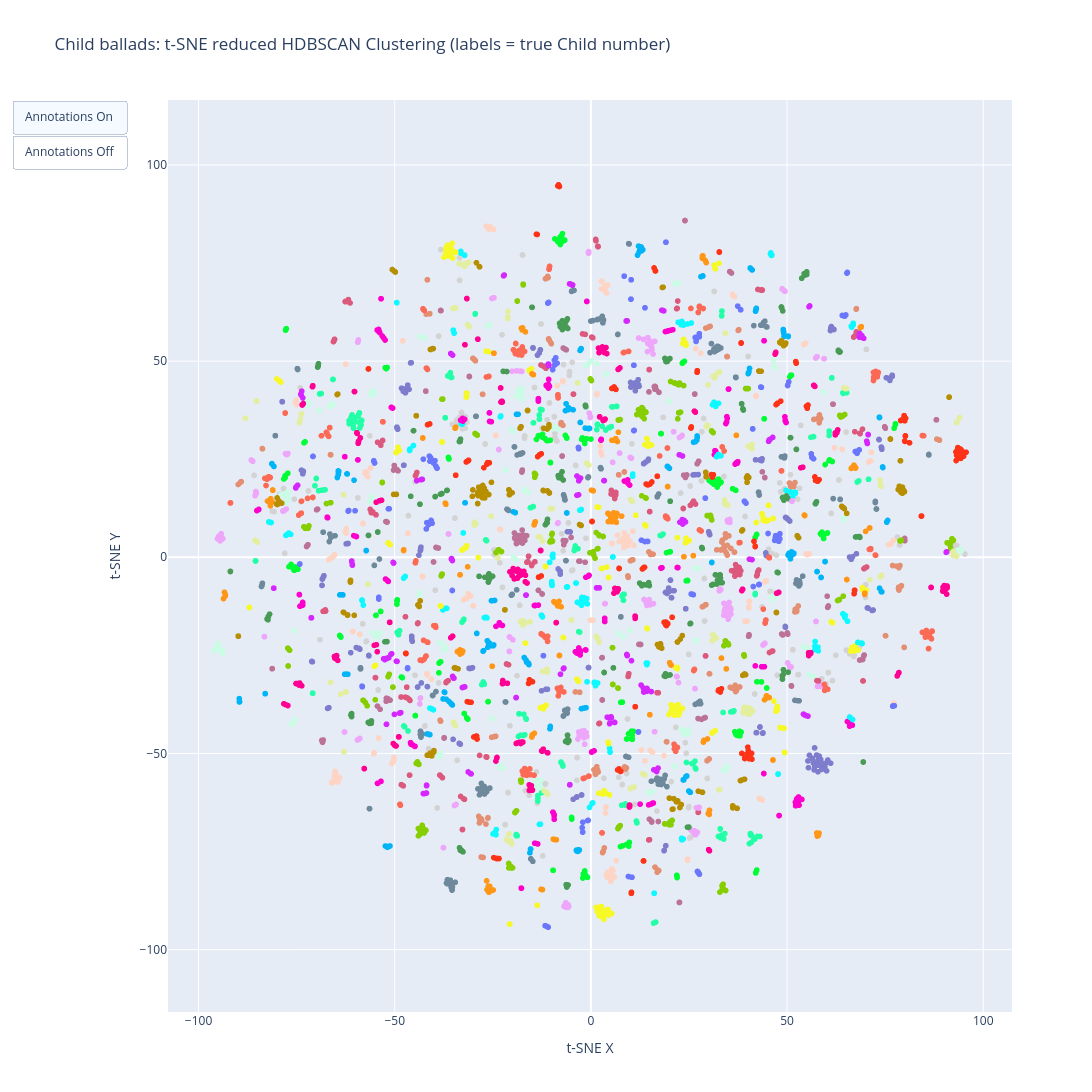
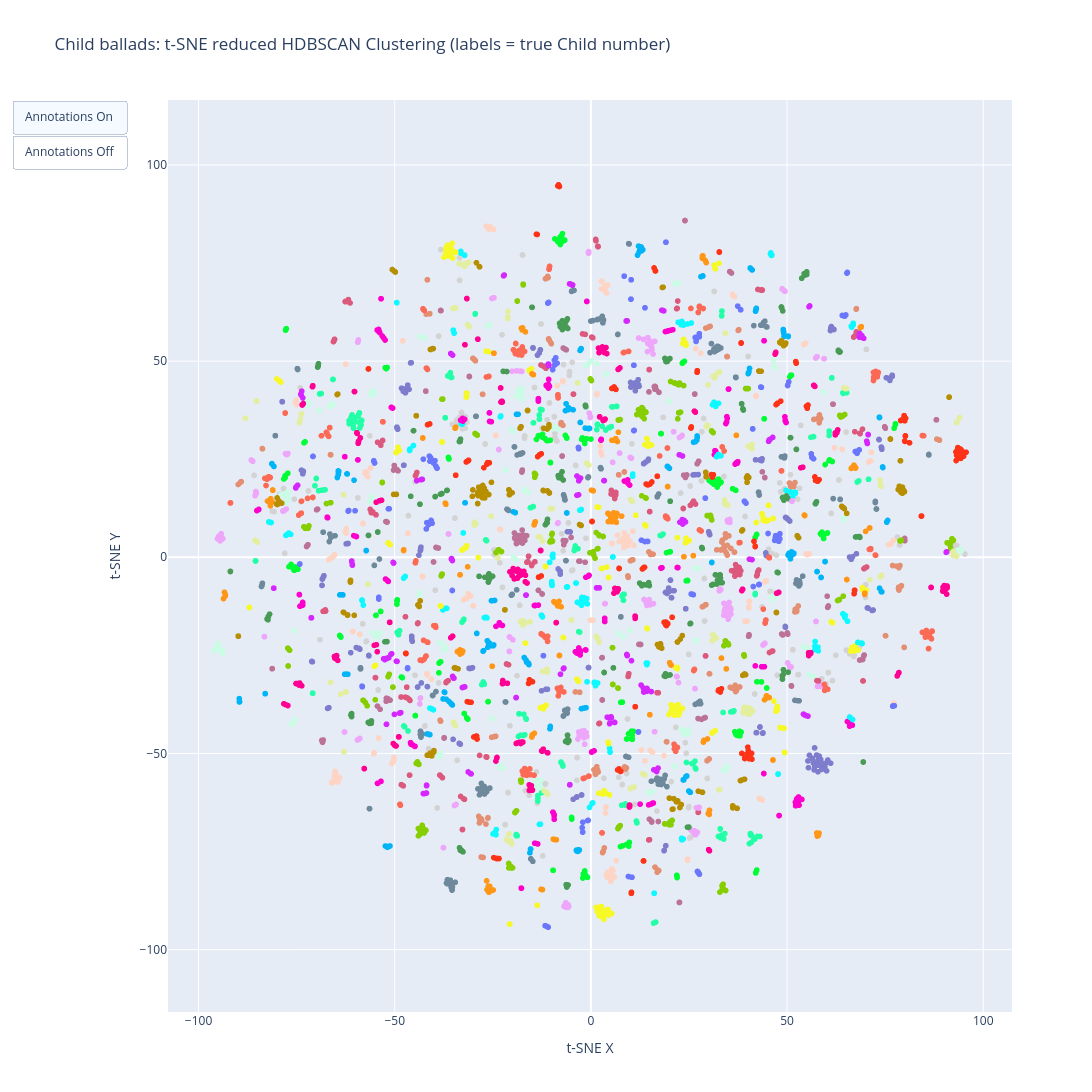

The notebook cell these images were saved under, in order:
### Code cell
# chart/plot
df_plotly = df_multi_roud_w_embed.copy()
df_plotly["cluster_tsne"] = df_plotly["cluster_tsne"].astype(str)

# make non-cluster -1 grey
color_map = {"-1": "lightgray"}  # nb key is a string
# colours for other cluster labels
num_clusters = df_plotly["cluster_tsne"].nunique()
palette = px.colors.qualitative.Light24
color_map.update({str(i): palette[i % len(palette)] for i in range(num_clusters - 1)})

# calculate localized centroids for 'roud' annotations
def calculate_annotations():
    unique_roud_values = df_plotly["roud"].unique()
    annotations = []

    for roud_value in unique_roud_values:
        roud_clusters = df_plotly[df_plotly["roud"] == roud_value]["cluster_tsne"].unique()

        for cluster_label in roud_clusters:
            roud_points = df_plotly[(df_plotly["roud"] == roud_value) & (df_plotly["cluster_tsne"] == cluster_label)]
            if len(roud_points) > 0:
                centroid_x = roud_points["tsne"].str.get(0).mean()
                centroid_y = roud_points["tsne"].str.get(1).mean()
                if len(roud_points) > 1:
                    annotations.append(dict(x=centroid_x, y=centroid_y, xref="x", yref="y",
                                            text=roud_value, showarrow=True, arrowhead=2, ax=0, ay=-25))
                else:
                    annotations.append(dict(x=centroid_x, y=centroid_y, xref="x", yref="y",
                                            text=roud_value, showarrow=False, ax=0, ay=0))
    return annotations

annotations = []

# plot
fig = px.scatter(df_plotly,
                 x=df_plotly["tsne"].str.get(0),
                 y=df_plotly["tsne"].str.get(1),
                 color="cluster_tsne",
                 color_discrete_map=color_map,
                 hover_name="name",
                 hover_data={"roud": True, "variant": True},
                 labels={"cluster_tsne": "Cluster Label", "roud": "Child no."},
                 title="Child ballads: t-SNE reduced HDBSCAN Clustering (labels = true Child number)")

button_on  = dict(label="Annotations On",  method="relayout", args=[{"annotations": annotations}])
button_off = dict(label="Annotations Off", method="relayout", args=[{"annotations": []}])
fig.update_layout(updatemenus=[dict(type="buttons", showactive=True, buttons=[button_on, button_off])],
                  annotations=annotations)

fig.update_layout(xaxis_title="t-SNE X", yaxis_title="t-SNE Y", showlegend=False)
fig.update_xaxes(scaleanchor="y", scaleratio=1)
fig.update_yaxes(scaleanchor="x", scaleratio=1)
fig.update_layout(width=1400, height=1100)

fig.write_html("ballad_clusters_sentence_transformers.html")
fig.show()

fig.update_layout(updatemenus=[])
fig.write_image("ballad_clusters_sentence_transformers.png", scale=2)
fig.show()
